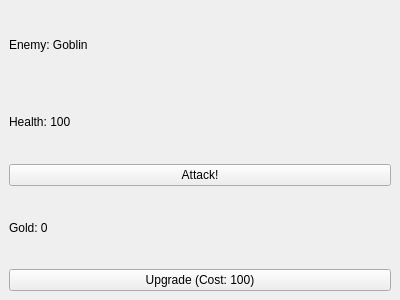
<?xml version="1.0" encoding="UTF-8"?>
<ui version="4.0">
  <class>MainWindow</class>
  <widget class="QMainWindow" name="MainWindow">
    <property name="windowTitle">
      <string>Clicker Game</string>
    </property>
    <property name="geometry">
      <rect>
        <x>0</x>
        <y>0</y>
        <width>400</width>
        <height>300</height>
      </rect>
    </property>
    <widget class="QWidget" name="centralWidget">
      <layout class="QVBoxLayout" name="verticalLayout">
        <item>
          <widget class="QLabel" name="lblEnemy">
            <property name="text">
              <string>Enemy: Goblin</string>
            </property>
          </widget>
        </item>
        <item>
          <widget class="QLabel" name="lblHealth">
            <property name="text">
              <string>Health: 100</string>
            </property>
          </widget>
        </item>
        <item>
          <widget class="QPushButton" name="btnAttack">
            <property name="text">
              <string>Attack!</string>
            </property>
          </widget>
        </item>
        <item>
          <widget class="QLabel" name="lblGold">
            <property name="text">
              <string>Gold: 0</string>
            </property>
          </widget>
        </item>
        <item>
          <widget class="QPushButton" name="btnUpgrade">
            <property name="text">
              <string>Upgrade (Cost: 100)</string>
            </property>
          </widget>
        </item>
      </layout>
    </widget>
  </widget>
</ui>
